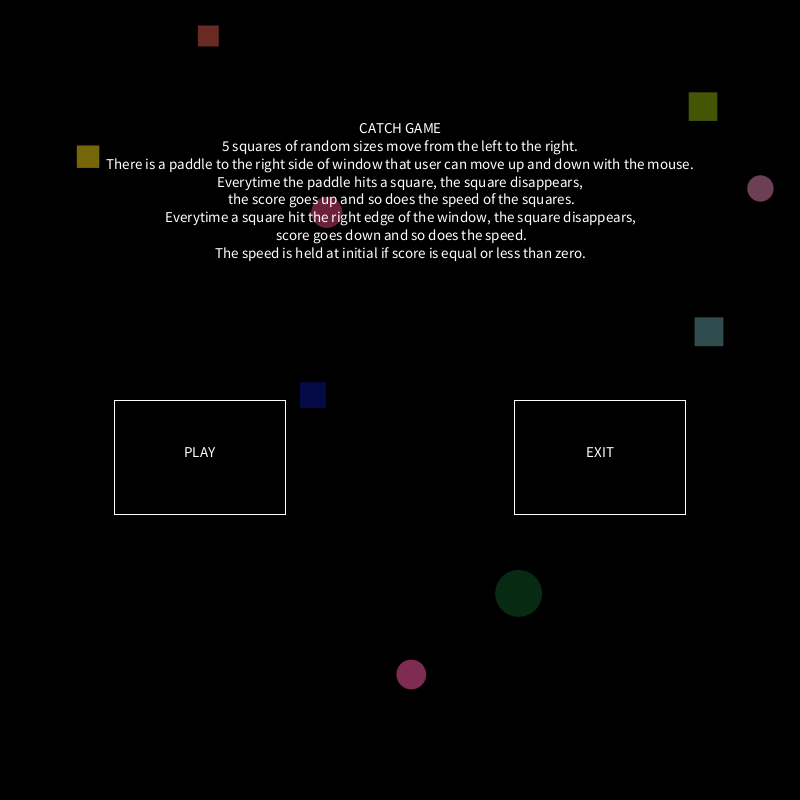
Frame 1 (no input)
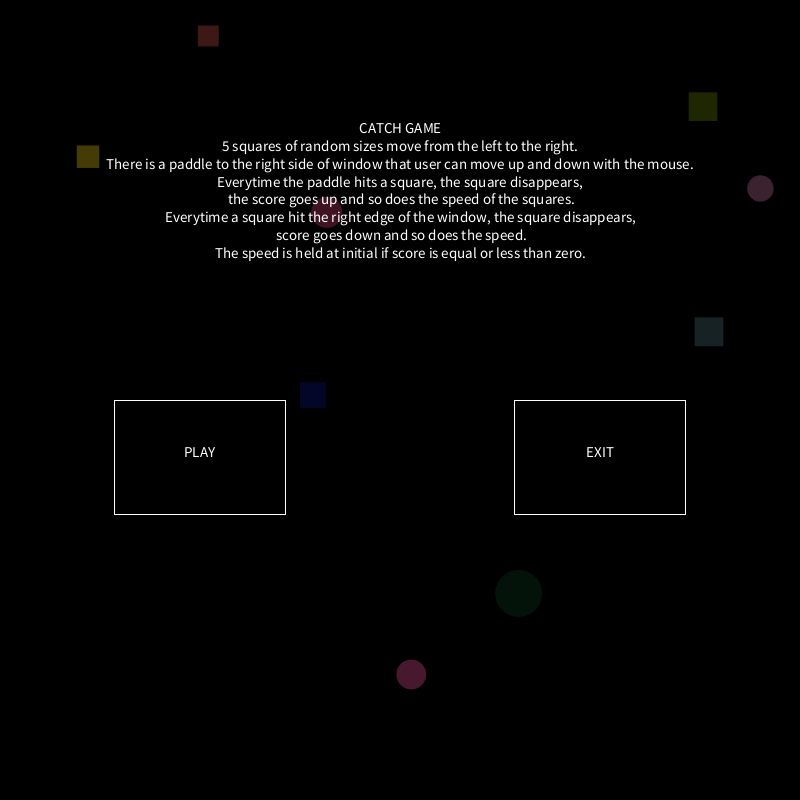
Frame 60 (the mouse pressed at the canvas centre just before this capture)
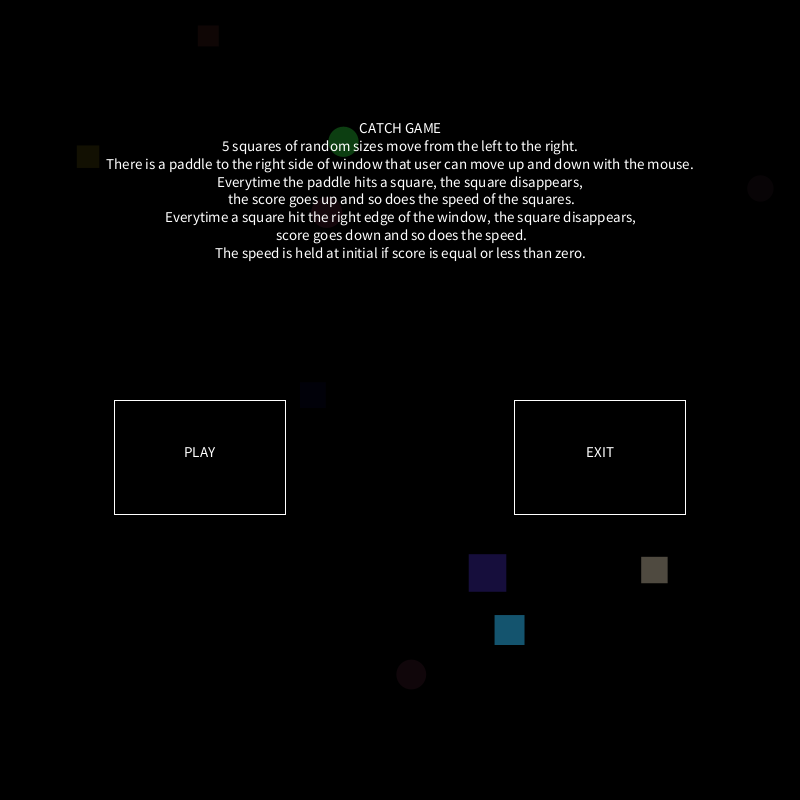
Frame 120 (the mouse held since frame 60 and released just before this capture)

The Processing sketch that drew these frames (run headless with seeded random() and noise(); from frame 60 on, the mouse is pressed at the canvas centre):

// Processing sketch: CatchGame_Morazara
// ── CatchGame_Morazara.pde
boolean play=false; // a variable to be true only once the user selected to play
int score= 0; // to keep track of score
Block[] block= new Block[5]; // declare the blocks

CircleRectangle[] popCR= new CircleRectangle[10]; // declare the circles or rectangles for background

void setup() {
  size (800, 800);

  // Loop to initialize the blocks
  for (int i=0; i<5; i++) {
    block[i]= new Block();
    block[i].initialize();
  }
  // Loop to initialize the circles or rectangles
  for (int i=0; i<10; i++) {
    popCR[i]= new CircleRectangle();
    popCR[i].initialize();
  }
}


void draw() {
  // display background 
  background(0);

  for (int i=0; i<10; i++) {
    popCR[i].display();
    popCR[i].fadeAway();
  }

  if (play) {
    // If the user choose to play

    // Loop to display and move the blocks, and to keep track of score and speed
    for (int i=0; i<5; i++) {
      block[i].display();
      block[i].move();
      block[i].scoreAndSpeed();
    }

    displayPaddle(); 

    // Display score
    fill(255);
    textSize(20);
    text("Score= "+score, 60, 20);
  } else {
    // First page
    String instruction;

    instruction="CATCH GAME\n"+
      "5 squares of random sizes move from the left to the right.\n"+
      "There is a paddle to the right side of window that user can move up and down with the mouse.\n"+
      "Everytime the paddle hits a square, the square disappears,\n the score goes up and so does the speed of the squares.\n"+
      "Everytime a square hit the right edge of the window, the square disappears,\n score goes down and so does the speed.\n"+
      "The speed is held at initial if score is equal or less than zero.";

    textAlign(CENTER);
    textSize(15);
    fill(255);
    text(instruction, width/2, height/6);

    rectMode(CORNER);


    // Play button
    stroke(255);
    fill(0);
    rect(2*width/14, height/2, 3*width/14, height/7);
    fill(255);
    text("PLAY", 7*width/28, 8 *height/14);

    // Exit button
    fill(0);
    rect(9*width/14, height/2, 3*width/14, height/7);
    fill(255);
    text("EXIT", 21*width/28, 8 *height/14);
  }
}

void mousePressed() {

  if (!play) {    // If mouse is pressed and game has not started

    if (2*width/14<=mouseX && mouseX<=5*width/14 && height/2<=mouseY && mouseY<=9*height/14) {
      // If user choose to play
      play=true;
    }

    if (9*width/14<=mouseX && mouseX<=12*width/14 && height/2<=mouseY && mouseY<=9*height/14) {
      // If user choose to exit
      exit();
    }
  }
}
// ── Block.pde
float sizeMin= 30; // Minimum size of square while randamizing
float sizeMax= 60; // Maximum size of square while randamizing

class Block {

  float x; // x position of square
  float y; // y position of square
  float size; // Size of square
  int red; // Random integer between 0 and 255 fo Red in RGB color
  int green; // Random integer between 0 and 255 fo Green in RGB color
  int blue; // Random integer between 0 and 255 fo Blue in RGB color
  float speed= 1.0; // Speed of the squares, 1 as initial

  // Run this method for initializing a block
  void initialize () {
    size= random(sizeMin, sizeMax); // Randomize size
    x= 0; // x position slways starts from the left 
    y=random(size/2, height-size/2); // Randomize y position

    // Randomize color
    red= (int) random (255); 
    green= (int) random (255);
    blue= (int) random (255);
  }

  // Display method
  void display () {
    stroke(255);
    fill(red, green, blue); // Apply random color
    rectMode(CENTER);
    rect(x, y, size, size); // draw the square
  }
  // Move method
  void move () {
    x= (x+speed)% width;
  }

  void scoreAndSpeed() {

    if ((paddleX-paddleWidth/2<=x+size/2 && x+size/2<=paddleX) && 
      ((paddleY-paddleHeight<=y-size/2 && y-size/2<=paddleY+paddleHeight/2) || 
      (paddleY-paddleHeight<=y+size/2 && y+size/2<=paddleY+paddleHeight/2))) {
      // Paddle hits square

      score = score +1; // score goes up


      // Then, initialize
      initialize();
    } 

    if (x+speed>=width) {
      // Square hit the right edge
      score= score-1; // score goes down

      // Then, initialize
      initialize();
    }

    if (score<=0) {
      speed= 1; // speed held constant at 1
    } else {
      speed= 1 + score/2.0; // speed in function of score}
    }
  }
}
// ── CircleRectangle.pde
class CircleRectangle {
  float minSize= 20; // minimum size when randomizing
  float maxSize= 50; // maximum size when randomizing
  float size;

  float x; // x position
  float y; // y position

  // Color variables
  int red;
  int green;
  int blue;
  int transparency;
  
  // Determinant of circle or square
  int i;


  void initialize() {
    // Randomize size
    size= random(minSize, maxSize);

    // constrain in window
    x= random(size/2, width-size/2);
    y= random(size/2, height-size/2);

    // randomize RGB and transparency
    red= (int) random(255);
    green= (int) random(255);
    blue= (int) random(255);
    transparency= (int) random(100, 150);
    
    i= transparency%2;
  }

  void display() {
    ellipseMode(CENTER);
    noStroke();
    fill(red, green, blue, transparency);
    if (i==0) {
      // if initial transparency is even, draw a circle
      ellipse(x, y, size, size);
    } else {
      // if initial transparency is odd, draw a square
      rect(x, y, size, size);
    }
  }

  void fadeAway() {
    // Transparency decreases 
    transparency--;
    // Re-initialize everytime trasparency is 0
    if (transparency==0) {
      initialize();
    }
  }
}
// ── Paddle.pde
float paddleX; // x position of the paddle
float paddleY; // y position of the paddle
float paddleWidth=30; 
float paddleHeight=150;

void displayPaddle() {
  paddleX= width-30; // hold x position constant
  paddleY= constrain(mouseY, paddleHeight/2, height-paddleHeight/2); // Constrain paddle within window
  fill(255);
  rectMode(CENTER); 
  rect(paddleX, paddleY, paddleWidth, paddleHeight); // Draw paddle
}
